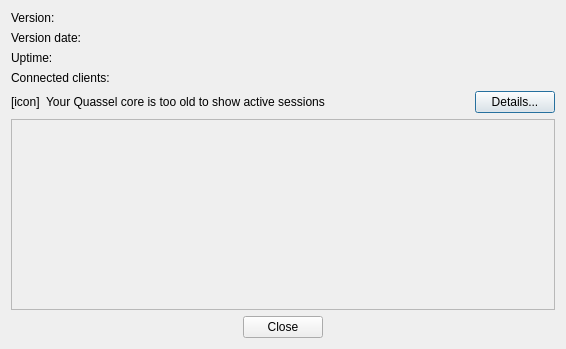
<?xml version="1.0" encoding="UTF-8"?>
<ui version="4.0">
 <class>CoreInfoDlg</class>
 <widget class="QDialog" name="CoreInfoDlg">
  <property name="geometry">
   <rect>
    <x>0</x>
    <y>0</y>
    <width>566</width>
    <height>349</height>
   </rect>
  </property>
  <property name="windowTitle">
   <string>Core Information</string>
  </property>
  <layout class="QVBoxLayout" name="verticalLayout" stretch="0,0,1,0,0">
   <item>
    <layout class="QGridLayout" name="gridLayout">
     <item row="0" column="0">
      <widget class="QLabel" name="labelCoreVersionTitle">
       <property name="text">
        <string>Version:</string>
       </property>
      </widget>
     </item>
     <item row="0" column="1">
      <widget class="QLabel" name="labelCoreVersion">
       <property name="text">
        <string notr="true">&lt;core version&gt;</string>
       </property>
       <property name="openExternalLinks">
        <bool>true</bool>
       </property>
       <property name="textInteractionFlags">
        <set>Qt::TextBrowserInteraction</set>
       </property>
      </widget>
     </item>
     <item row="1" column="0">
      <widget class="QLabel" name="labelCoreVersionDateTitle">
       <property name="text">
        <string>Version date:</string>
       </property>
      </widget>
     </item>
     <item row="1" column="1">
      <widget class="QLabel" name="labelCoreVersionDate">
       <property name="text">
        <string notr="true">&lt;version date&gt;</string>
       </property>
      </widget>
     </item>
     <item row="2" column="0">
      <widget class="QLabel" name="labelUptimeTitle">
       <property name="text">
        <string>Uptime:</string>
       </property>
      </widget>
     </item>
     <item row="2" column="1">
      <widget class="QLabel" name="labelUptime">
       <property name="text">
        <string notr="true">&lt;core uptime&gt;</string>
       </property>
      </widget>
     </item>
     <item row="3" column="0">
      <widget class="QLabel" name="labelClientCountTitle">
       <property name="text">
        <string>Connected clients:</string>
       </property>
      </widget>
     </item>
     <item row="3" column="1">
      <widget class="QLabel" name="labelClientCount">
       <property name="text">
        <string notr="true">&lt;connected clients&gt;</string>
       </property>
      </widget>
     </item>
    </layout>
   </item>
   <item>
    <widget class="QFrame" name="coreUnsupportedWidget">
     <property name="frameShape">
      <enum>QFrame::NoFrame</enum>
     </property>
     <property name="frameShadow">
      <enum>QFrame::Plain</enum>
     </property>
     <property name="lineWidth">
      <number>0</number>
     </property>
     <layout class="QHBoxLayout">
      <property name="leftMargin">
       <number>0</number>
      </property>
      <property name="topMargin">
       <number>0</number>
      </property>
      <property name="rightMargin">
       <number>0</number>
      </property>
      <property name="bottomMargin">
       <number>0</number>
      </property>
      <item>
       <widget class="QLabel" name="coreUnsupportedIcon">
        <property name="text">
         <string notr="true">[icon]</string>
        </property>
       </widget>
      </item>
      <item>
       <widget class="QLabel" name="coreUnsupportedLabel">
        <property name="sizePolicy">
         <sizepolicy hsizetype="Expanding" vsizetype="Preferred">
          <horstretch>0</horstretch>
          <verstretch>0</verstretch>
         </sizepolicy>
        </property>
        <property name="text">
         <string>Your Quassel core is too old to show active sessions</string>
        </property>
       </widget>
      </item>
      <item>
       <widget class="QPushButton" name="coreUnsupportedDetails">
        <property name="text">
         <string>Details...</string>
        </property>
       </widget>
      </item>
     </layout>
    </widget>
   </item>
   <item>
    <widget class="QScrollArea" name="coreSessionScrollArea">
     <property name="sizePolicy">
      <sizepolicy hsizetype="Expanding" vsizetype="Expanding">
       <horstretch>0</horstretch>
       <verstretch>0</verstretch>
      </sizepolicy>
     </property>
     <property name="widgetResizable">
      <bool>true</bool>
     </property>
     <property name="alignment">
      <set>Qt::AlignHCenter|Qt::AlignTop</set>
     </property>
     <widget class="QWidget" name="coreSessionScrollContainer">
      <property name="geometry">
       <rect>
        <x>0</x>
        <y>0</y>
        <width>546</width>
        <height>161</height>
       </rect>
      </property>
      <property name="sizePolicy">
       <sizepolicy hsizetype="Expanding" vsizetype="Preferred">
        <horstretch>0</horstretch>
        <verstretch>0</verstretch>
       </sizepolicy>
      </property>
      <layout class="QVBoxLayout" name="verticalLayout_3">
       <item>
        <layout class="QVBoxLayout" name="coreSessionContainer">
         <item>
          <spacer name="verticalSpacer">
           <property name="orientation">
            <enum>Qt::Vertical</enum>
           </property>
           <property name="sizeHint" stdset="0">
            <size>
             <width>20</width>
             <height>40</height>
            </size>
           </property>
          </spacer>
         </item>
        </layout>
       </item>
      </layout>
     </widget>
    </widget>
   </item>
   <item>
    <spacer name="mainSpacer">
     <property name="orientation">
      <enum>Qt::Vertical</enum>
     </property>
     <property name="sizeHint" stdset="0">
      <size>
       <width>0</width>
       <height>0</height>
      </size>
     </property>
    </spacer>
   </item>
   <item>
    <layout class="QGridLayout" name="gridLayout_2">
     <item row="1" column="1">
      <widget class="QPushButton" name="closeButton">
       <property name="text">
        <string>Close</string>
       </property>
      </widget>
     </item>
     <item row="1" column="0">
      <spacer name="horizontalSpacer">
       <property name="orientation">
        <enum>Qt::Horizontal</enum>
       </property>
       <property name="sizeHint" stdset="0">
        <size>
         <width>40</width>
         <height>20</height>
        </size>
       </property>
      </spacer>
     </item>
     <item row="1" column="2">
      <spacer name="horizontalSpacer_2">
       <property name="orientation">
        <enum>Qt::Horizontal</enum>
       </property>
       <property name="sizeHint" stdset="0">
        <size>
         <width>40</width>
         <height>20</height>
        </size>
       </property>
      </spacer>
     </item>
    </layout>
   </item>
  </layout>
 </widget>
 <resources/>
 <connections/>
</ui>
